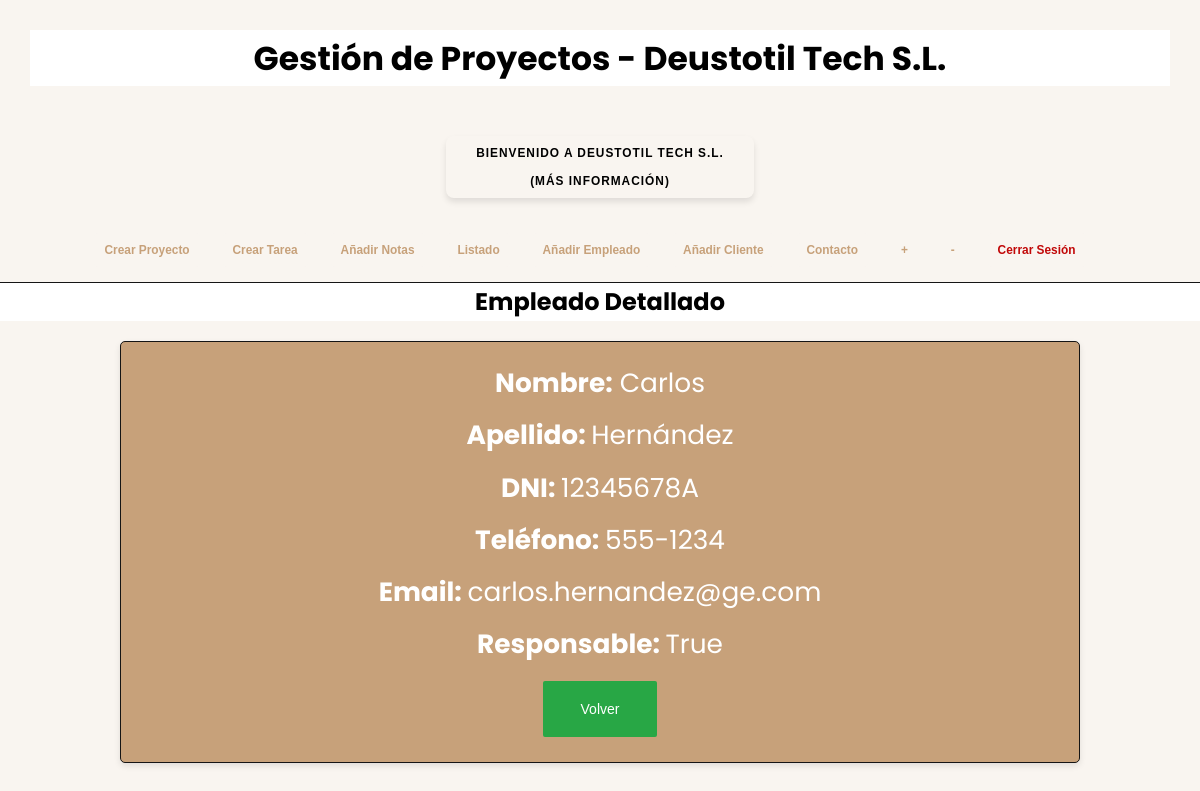
Screenshot of /DjangoGePrApp/detEmpleado/1/ (signed in) with the database file from the repository.
### DjangoGePrApp/models.py (models this page shows, shortened)
class Empleado(models.Model):
    dni = models.CharField(max_length=20, unique=True)
    nombre = models.CharField(max_length=100)
    apellido = models.CharField(max_length=100)
    email = models.EmailField()
    telefono = models.CharField(max_length=20)
    responsable = models.BooleanField(default=False)

### DjangoGePrApp/views.py (the view)
# urls.py: path('detEmpleado/<int:empleado_id>/', views.detEmpleado, name='detEmpleado'),
@login_required(login_url="login")
def detEmpleado(request, empleado_id):
    empleado = Empleado.objects.get(pk=empleado_id)
    context = {"titulo_pagina": "Empleado Detallado", "emp": empleado}
    return render(request, "detEmpleado.html", context)

### DjangoGePrApp/templates/detEmpleado.html (shortened to what this page needs)
{% extends "index.html" %} {% block contenido %}
<div class="formulario">
  <div>
    <strong>Nombre:</strong> {{ emp.nombre }}
  </div>
  <div>
    <strong>Apellido: </strong> {{ emp.apellido }}
  </div>
  <div>
    <strong>DNI: </strong> {{ emp.dni }}
  </div>
  <div>
    <strong>Teléfono: </strong> {{ emp.telefono }}
  </div>
  <div>
    <strong>Email: </strong> {{ emp.email }}
  </div>
  <div>
    <strong>Responsable: </strong> {{ emp.responsable }}
  </div>
  <button class="buttonCrear" type="submit">
    <a href="{% url 'listados' %}">Volver</a>
  </button>
</div>
{% endblock %}

### static/css/style.css (style rules this page uses)
:root { --primary-color: #c7a17a; --background-color: #f9f5f0; --dark-color: #151515; --accent-color: #efa162; --form-background: #5cb85c; --form-hover: #4cae4c; --btn-green: #28a745; --btn-green-hover: #218838; --btn-blue: #17a2b8; --btn-blue-hover: #138496; --btn-yellow: #ffc107; --btn-yellow-hover: #e0a800; --btn-red: #dc3545; --btn-red-hover: #c82333; ; }
body, html { height: 100%; font-family: "Poppins", sans-serif; font-size: 82.5%; box-sizing: border-box; margin: 0; padding: 0; background-color: var(--background-color); line-height: 1.6; }
* { margin: 0; padding: 0; box-sizing: border-box; }
a { text-decoration: none; }
button { padding: 8px 12px; margin: 5px 0; border: none; border-radius: 4px; cursor: pointer; transition: background-color 0.3s ease; font-size: 0.9rem; }
.formulario, .detallesProyecto, .detallesTarea, .detallesEmpleado, .detallesCliente { margin: 20px auto; padding: 20px; border: 1px solid var(--dark-color); background-color: var(--primary-color); border-radius: 5px; width: 80%; text-align: center; color: white; font-size: 2rem; box-shadow: 0 3px 6px rgba(0, 0, 0, 0.1); }
.formulario div, .detallesProyecto div, .detallesTarea div, .detallesEmpleado div, .detallesCliente div { margin-bottom: 10px; }
button[type="submit"] { background-color: var(--form-background); color: white; padding: 1rem 2rem; border-radius: 2px; cursor: pointer; }
button[type="submit"] a { color: white; cursor: pointer; }
.buttonCrear { font-size: 14px; padding: 10px 15px; border-radius: 5px; cursor: pointer; border: none; display: inline-flex; align-items: center; justify-content: center; }
.buttonCrear a { color: inherit; text-decoration: none; display: block; width: 100%; height: 100%; text-align: center; padding: 7px 11px; }
.buttonCrear[type="submit"] { background-color: #28a745; }

### rows the page displays
Empleado: nombre "Carlos", apellido "Hernández", dni "12345678A", telefono "555-1234", email "carlos.hernandez@ge.com", responsable "True"

### other values shown
{{ titulo_pagina }} "Empleado Detallado"
